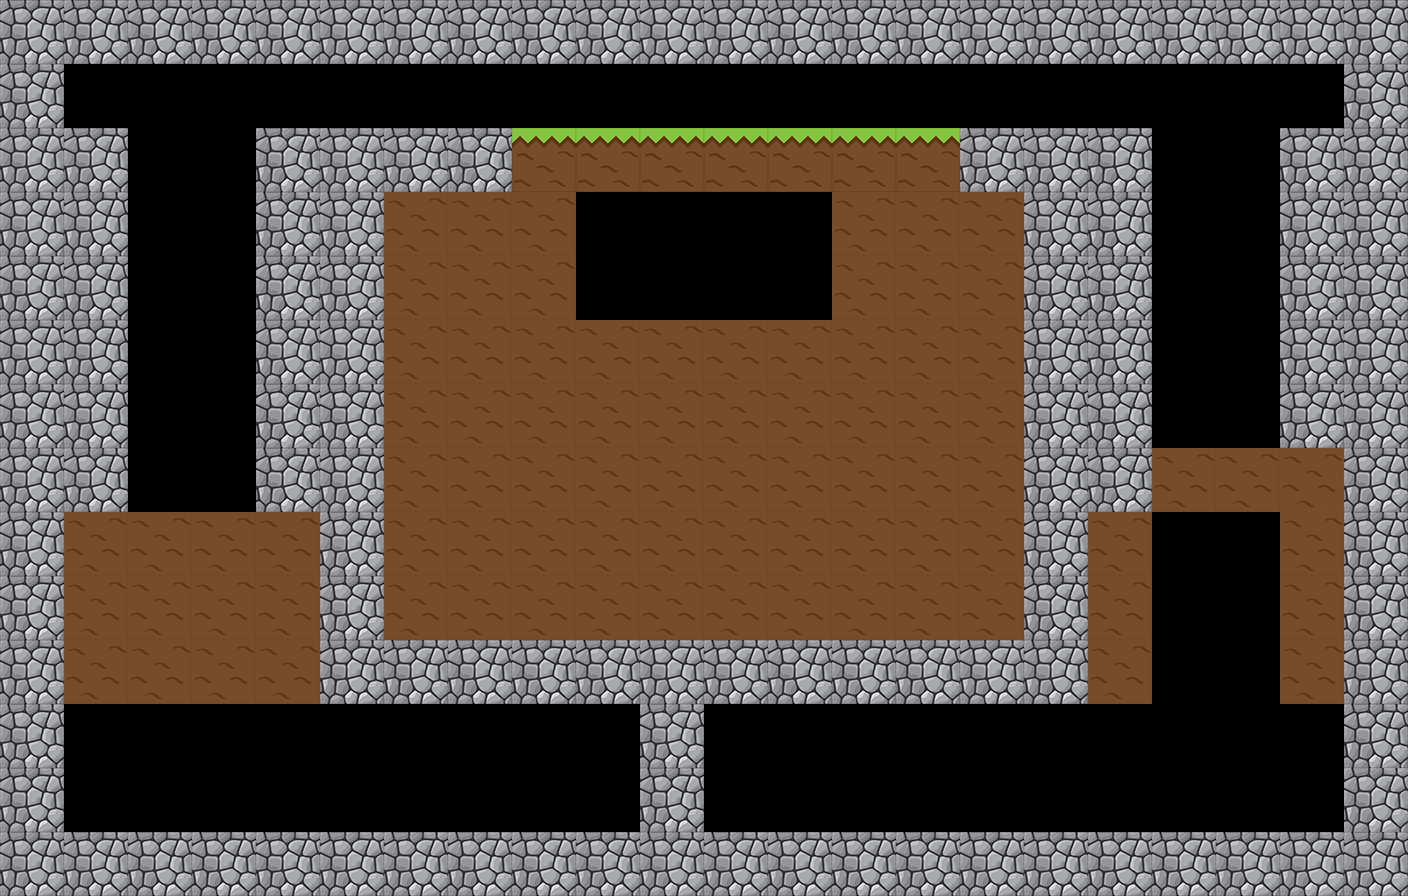

Below is a game level as drawn by its tile map, then a one-line description and the .tmx that defines it (tile-layer data replaced by summaries):
An orthogonal 22x14 tile map with 64x64 px tiles, 7 tile layers (rootLayer, rock, grass, sand, ...), 11 tilesets and 6 objects (Door, Avatar).

<map version="1.0" orientation="orthogonal" renderorder="right-down" width="22" height="14" tilewidth="64" tileheight="64" nextobjectid="82">
 <tileset firstgid="1" name="texture" tilewidth="64" tileheight="64" tilecount="1" columns="1">
  <image source="../textures/texture.png" width="64" height="64" />
 </tileset>
 <tileset firstgid="2" name="earthtile" tilewidth="64" tileheight="64" tilecount="1" columns="1">
  <image source="../textures/earthtile.png" width="64" height="64" />
 </tileset>
 <tileset firstgid="3" name="door" tilewidth="64" tileheight="64" tilecount="8" columns="2">
  <image source="../textures/door.png" width="128" height="256" />
 </tileset>
 <tileset firstgid="11" name="bear" tilewidth="64" tileheight="64" tilecount="6" columns="2">
  <image source="../textures/bear.png" width="185" height="249" />
 </tileset>
 <tileset firstgid="17" name="heigui" tilewidth="64" tileheight="64" tilecount="1" columns="1">
  <image source="../textures/heigui.png" width="64" height="64" />
 </tileset>
 <tileset firstgid="18" name="heigui" tilewidth="64" tileheight="64" tilecount="1" columns="1">
  <image source="../textures/heigui.png" width="64" height="64" />
 </tileset>
 <tileset firstgid="19" name="dirt" tilewidth="64" tileheight="64" tilecount="1" columns="1">
  <image source="../textures/dirt.png" width="64" height="64" />
 </tileset>
 <tileset firstgid="20" name="sand_dirt" tilewidth="64" tileheight="64" tilecount="1" columns="1">
  <image source="../textures/sand_dirt.png" width="64" height="64" />
 </tileset>
 <tileset firstgid="21" name="ice_dirt" tilewidth="64" tileheight="64" tilecount="1" columns="1">
  <image source="../textures/ice_dirt.png" width="64" height="64" />
 </tileset>
 <tileset firstgid="22" name="portion" tilewidth="64" tileheight="64" tilecount="1" columns="1">
  <image source="../textures/potion.png" width="64" height="64" />
 </tileset>
 <tileset firstgid="23" name="star" tilewidth="64" tileheight="64" tilecount="1" columns="1">
  <image source="../textures/star.png" width="120" height="120" />
 </tileset>
 <layer name="rootLayer" width="22" height="14">
  <properties>
   <property name="backgroundImage" value="background2" />
   <property name="gravity" type="int" value="9" />
   <property name="initialMagicPoints" type="int" value="4" />
   <property name="maxMagicPoints" type="int" value="10" />
   <property name="time" type="int" value="35" />
  </properties>
  <data>[308 cells, 1 non-empty, 1 distinct tile ids]</data>
 </layer>
 <layer name="rock" width="22" height="14">
  <properties>
   <property name="texture" value="rock" />
  </properties>
  <data>[308 cells, 125 non-empty, 1 distinct tile ids]</data>
 </layer>
 <layer name="grass" width="22" height="14">
  <properties>
   <property name="texture" value="grass_dirt" />
  </properties>
  <data>[308 cells, 7 non-empty, 1 distinct tile ids]</data>
 </layer>
 <layer name="sand" width="22" height="14">
  <properties>
   <property name="texture" value="sand_dirt" />
  </properties>
  <data>[308 cells, 0 non-empty, 0 distinct tile ids]</data>
 </layer>
 <layer name="dirt" width="22" height="14">
  <properties>
   <property name="texture" value="dirt" />
  </properties>
  <data>[308 cells, 83 non-empty, 1 distinct tile ids]</data>
 </layer>
 <layer name="volcano" width="22" height="14">
  <properties>
   <property name="texture" value="volcano" />
  </properties>
  <data>[308 cells, 0 non-empty, 0 distinct tile ids]</data>
 </layer>
 <layer name="ice" width="22" height="14">
  <properties>
   <property name="texture" value="ice_dirt" />
  </properties>
  <data>[308 cells, 0 non-empty, 0 distinct tile ids]</data>
 </layer>
 <objectgroup name="GoalDoor">
  <properties>
   <property name="texture" value="goal" />
  </properties>
  <object id="76" name="Door" gid="7" x="408.361" y="823.337" width="64" height="64" />
 </objectgroup>
 <objectgroup name="Avatar">
  <properties>
   <property name="texture" value="bear" />
  </properties>
  <object id="15" name="Avatar" gid="16" x="639.798" y="312.379" width="64" height="64">
   <properties>
    <property name="texture" value="bear" />
   </properties>
  </object>
 </objectgroup>
 <objectgroup name="Ghosts" />
 <objectgroup name="MagicPotions">
  <object id="70" gid="22" x="766.859" y="825.911" width="64" height="64">
   <properties>
    <property name="points" type="int" value="3" />
    <property name="texture" value="potions" />
   </properties>
  </object>
 </objectgroup>
 <objectgroup name="Stars">
  <object id="78" gid="23" x="1161.93" y="390.868" width="64" height="64" />
  <object id="79" gid="23" x="659.511" y="129.999" width="64" height="64" />
  <object id="80" gid="23" x="136.392" y="508.19" width="64" height="64" />
 </objectgroup>
</map>
